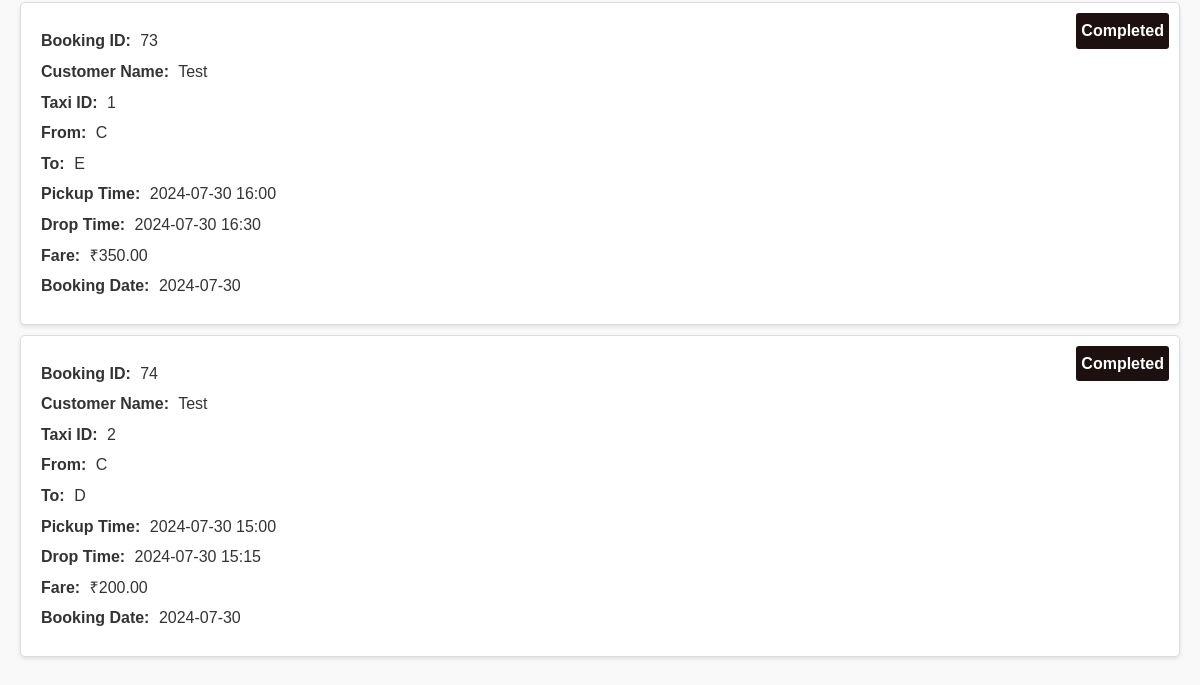
/customer-trips/6/ (signed in, lower part), run on an earlier commit of the app's database.
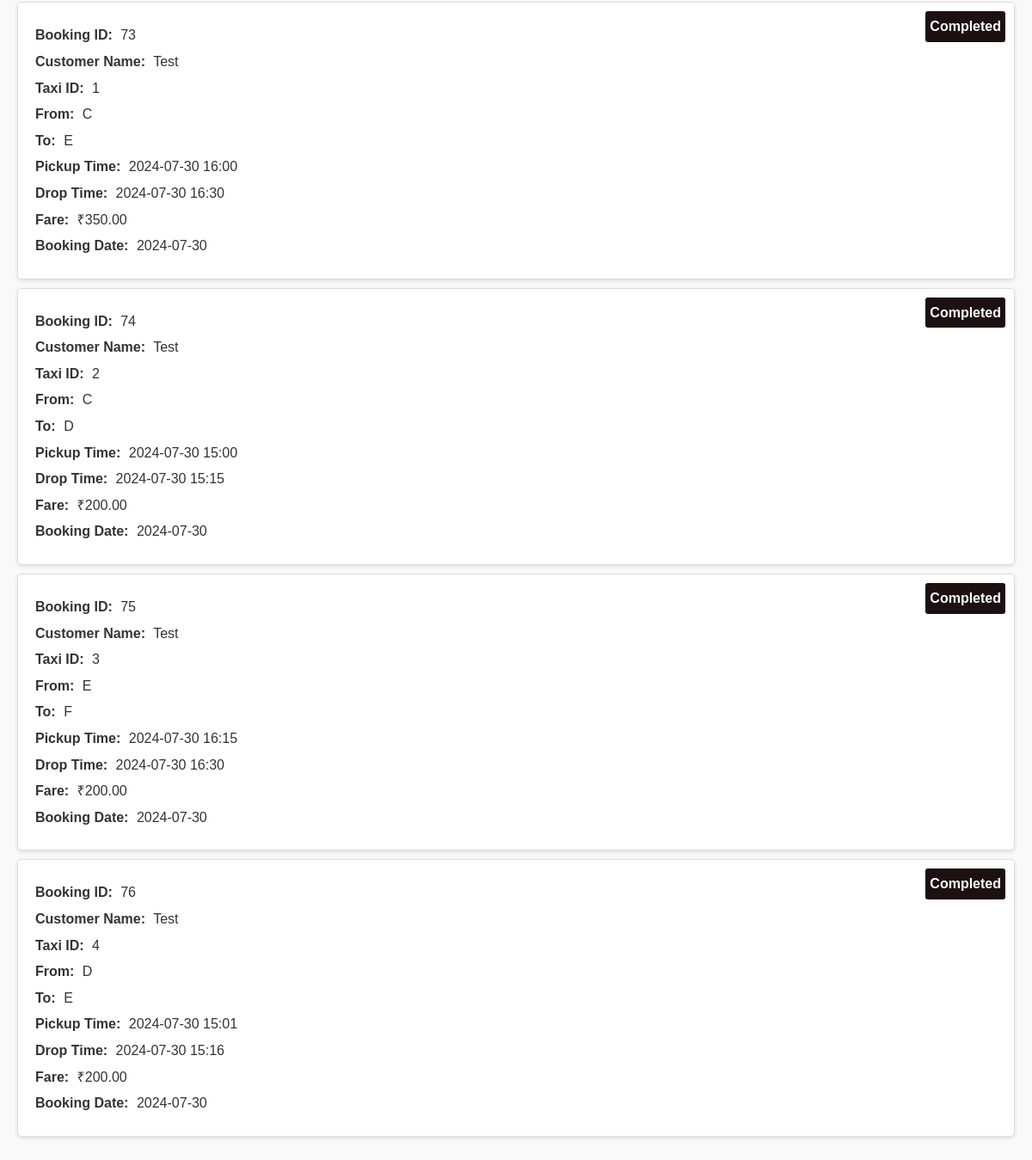
And on a later commit of the database.
### bookings/models.py (models this page shows, shortened)
class Booking(models.Model):
    booking_id = models.AutoField(primary_key=True)
    taxi = models.ForeignKey(Taxi, on_delete=models.CASCADE)
    customer = models.ForeignKey(Customer, on_delete=models.CASCADE)
    pickup_point = models.CharField(max_length=1, choices=[('A', 'A'), ('B', 'B'), ('C', 'C'), ('D', 'D'), ('E', 'E'), ('F', 'F')])
    drop_point = models.CharField(max_length=1, choices=[('A', 'A'), ('B', 'B'), ('C', 'C'), ('D', 'D'), ('E', 'E'), ('F', 'F')])
    pickup_time = models.DateTimeField()
    drop_time = models.DateTimeField(default=None, null=True, blank=True)
    booking_time = models.TimeField(auto_now_add=True)
    booking_date = models.DateField(auto_now_add=True)
    fare_amount = models.DecimalField(max_digits=10, decimal_places=2,default=0)

class Customer(models.Model):
    user = models.OneToOneField(User, null=True, blank=True, on_delete=models.SET_NULL)
    customer_id = models.AutoField(primary_key=True)
    customer_name = models.CharField(max_length=255)

class Taxi(models.Model):
    taxi_id = models.AutoField(primary_key=True)
    driver = models.OneToOneField(User, on_delete=models.SET_NULL, null=True, related_name='assigned_taxi')
    current_location = models.CharField(max_length=1, choices=[('A', 'A'), ('B', 'B'), ('C', 'C'), ('D', 'D'), ('E', 'E'), ('F', 'F')],default='A')
    earnings = models.DecimalField(max_digits=10, decimal_places=2, default=0.0)
    location_index = models.IntegerField(default=0)

### bookings/views.py (the view)
# urls.py: path('customer-trips/<int:customer_id>/', views.view_customer_trips, name='view_customer_trips'),
@login_required
def view_customer_trips(request, customer_id):
    if request.user.is_superuser or (hasattr(request.user, 'customer') and request.user.customer.customer_id == customer_id):
        customer_bookings = Booking.objects.filter(customer_id=customer_id)
        now = timezone.now()
        context = {
            'customer_bookings': customer_bookings,
            'now': now
        }
        return render(request, 'customer_trips.html', context)
    else:
        messages.error(request, "You don't have permission to view these trips.")
        return redirect('display_taxi_details')

### bookings/templates/customer_trips.html (shortened to what this page needs)
{% extends 'base.html' %}
{% block content %}
<body class="customer-body">
    {% for booking in customer_bookings %}
    <div class="trip">
        {% if booking.drop_time < now %}
            <div class="completed-label">Completed</div>
        {% endif %}
        <p><strong>Booking ID:</strong> {{ booking.booking_id }}</p>
        <p><strong>Customer Name:</strong> {{ booking.customer.customer_name }}</p>
        <p><strong>Taxi ID:</strong> {{ booking.taxi.taxi_id }}</p>
        <p><strong>From:</strong> {{ booking.pickup_point }}</p>
        <p><strong>To:</strong> {{ booking.drop_point }}</p>
        <p><strong>Pickup Time:</strong> {{ booking.pickup_time|date:"Y-m-d H:i" }}</p>
        <p><strong>Drop Time:</strong> {{ booking.drop_time|date:"Y-m-d H:i" }}</p>
        <p><strong>Fare:</strong> ₹{{ booking.fare_amount }}</p>
        <p><strong>Booking Date:</strong> {{ booking.booking_date|date:"Y-m-d" }}</p>
    </div>
    {% endfor %}
</body>
{% endblock %}

What changed in the data, as far as the page shows it:
added Booking: shows "Completed", booking_id "75", customer.customer_name "Test", taxi.taxi_id "3", pickup_point "E", drop_point "F", pickup_time "2024-07-30 16:15", drop_time "2024-07-30 16:30", fare_amount "200.00", booking_date "2024-07-30"
added Booking: shows "Completed", booking_id "76", customer.customer_name "Test", taxi.taxi_id "4", pickup_point "D", drop_point "E", pickup_time "2024-07-30 15:01", drop_time "2024-07-30 15:16", fare_amount "200.00", booking_date "2024-07-30"
